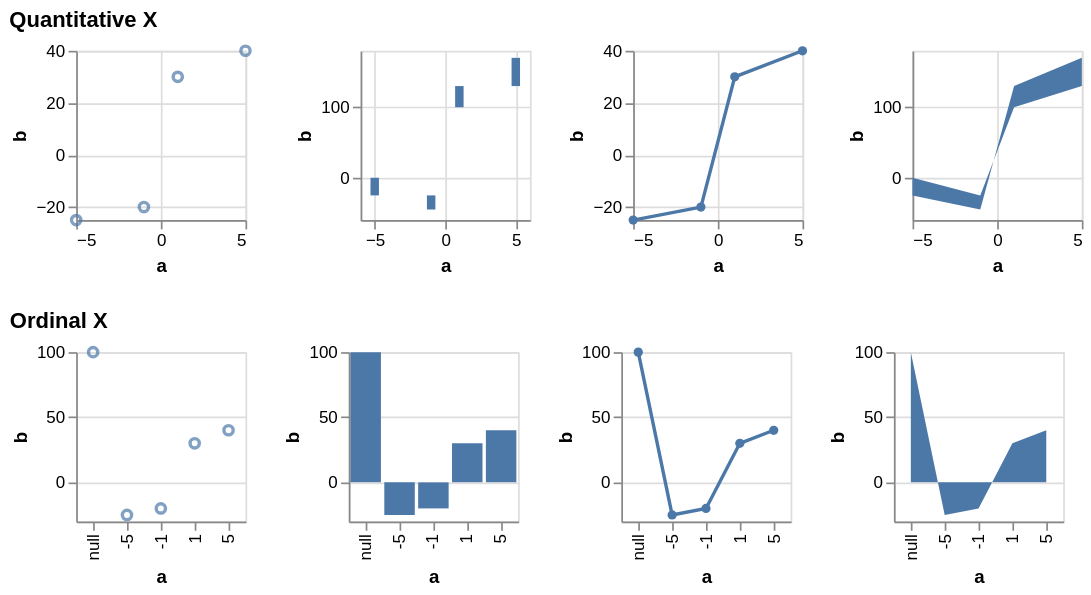

Vega-Lite specification stored for this chart:
### Vega specification from a JSON file in a GitHub repository (floating-point values rounded to 4 significant figures)
{"$schema": "https://vega.github.io/schema/vega/v6.json", "description": "Testing invalid", "background": "white", "padding": 5, "data": [{"name": "source_0", "values": [{"a": null, "b": 100}, {"a": -10, "b": null}, {"a": -5, "b": -25}, {"a": -1, "b": -20}, {"a": 0, "b": null}, {"a": 1, "b": 30}, {"a": 5, "b": 40}, {"a": 10, "b": null}]}, {"name": "data_0", "source": "source_0", "transform": [{"type": "formula", "expr": "toNumber(datum[\"a\"])", "as": "a"}]}, {"name": "data_1", "source": "data_0", "transform": [{"type": "filter", "expr": "isValid(datum[\"a\"]) && isFinite(+datum[\"a\"]) && isValid(datum[\"b\"]) && isFinite(+datum[\"b\"])"}]}, {"name": "data_2", "source": "data_0", "transform": [{"type": "stack", "groupby": [], "field": "b", "sort": {"field": [], "order": []}, "as": ["b_start", "b_end"], "offset": "zero"}, {"type": "filter", "expr": "isValid(datum[\"a\"]) && isFinite(+datum[\"a\"]) && isValid(datum[\"b\"]) && isFinite(+datum[\"b\"])"}]}, {"name": "data_3", "source": "data_0", "transform": [{"type": "stack", "groupby": [], "field": "b", "sort": {"field": [], "order": []}, "as": ["b_start", "b_end"], "offset": "zero"}, {"type": "filter", "expr": "isValid(datum[\"a\"]) && isFinite(+datum[\"a\"]) && isValid(datum[\"b\"]) && isFinite(+datum[\"b\"])"}]}, {"name": "data_4", "source": "data_0", "transform": [{"type": "filter", "expr": "isValid(datum[\"b\"]) && isFinite(+datum[\"b\"])"}]}, {"name": "data_5", "source": "data_0", "transform": [{"type": "stack", "groupby": ["a"], "field": "b", "sort": {"field": [], "order": []}, "as": ["b_start", "b_end"], "offset": "zero"}, {"type": "filter", "expr": "isValid(datum[\"b\"]) && isFinite(+datum[\"b\"])"}]}, {"name": "data_6", "source": "data_0", "transform": [{"type": "impute", "field": "b", "groupby": [], "key": "a", "method": "value", "value": 0}, {"type": "stack", "groupby": ["a"], "field": "b", "sort": {"field": [], "order": []}, "as": ["b_start", "b_end"], "offset": "zero"}, {"type": "filter", "expr": "isValid(datum[\"b\"]) && isFinite(+datum[\"b\"])"}]}], "signals": [{"name": "childHeight", "value": 100}, {"name": "concat_0_childWidth", "value": 100}, {"name": "concat_1_childWidth", "value": 100}], "layout": {"padding": 20, "columns": 1, "bounds": "full", "align": "each"}, "marks": [{"type": "group", "name": "concat_0_group", "title": {"text": "Quantitative X", "anchor": "start"}, "layout": {"padding": 20, "bounds": "full", "align": "each"}, "marks": [{"type": "group", "name": "concat_0_concat_0_group", "style": "cell", "encode": {"update": {"width": {"signal": "concat_0_childWidth"}, "height": {"signal": "childHeight"}}}, "marks": [{"name": "concat_0_concat_0_marks", "type": "symbol", "style": ["point"], "from": {"data": "data_1"}, "encode": {"update": {"opacity": {"value": 0.7}, "fill": {"value": "transparent"}, "stroke": {"value": "#4c78a8"}, "tooltip": {"signal": "{\"a\": format(datum[\"a\"], \"\"), \"b\": format(datum[\"b\"], \"\")}"}, "ariaRoleDescription": {"value": "point"}, "description": {"signal": "\"a: \" + (format(datum[\"a\"], \"\")) + \"; b: \" + (format(datum[\"b\"], \"\"))"}, "x": {"scale": "concat_0_concat_0_x", "field": "a"}, "y": {"scale": "concat_0_concat_0_y", "field": "b"}}}}], "axes": [{"scale": "concat_0_concat_0_x", "orient": "bottom", "gridScale": "concat_0_concat_0_y", "grid": true, "tickCount": {"signal": "ceil(concat_0_childWidth/40)"}, "domain": false, "labels": false, "aria": false, "maxExtent": 0, "minExtent": 0, "ticks": false, "zindex": 0}, {"scale": "concat_0_concat_0_y", "orient": "left", "gridScale": "concat_0_concat_0_x", "grid": true, "tickCount": {"signal": "ceil(childHeight/40)"}, "domain": false, "labels": false, "aria": false, "maxExtent": 0, "minExtent": 0, "ticks": false, "zindex": 0}, {"scale": "concat_0_concat_0_x", "orient": "bottom", "grid": false, "title": "a", "labelFlush": true, "labelOverlap": true, "tickCount": {"signal": "ceil(concat_0_childWidth/40)"}, "zindex": 0}, {"scale": "concat_0_concat_0_y", "orient": "left", "grid": false, "title": "b", "labelOverlap": true, "tickCount": {"signal": "ceil(childHeight/40)"}, "zindex": 0}]}, {"type": "group", "name": "concat_0_concat_1_group", "style": "cell", "encode": {"update": {"width": {"signal": "concat_0_childWidth"}, "height": {"signal": "childHeight"}}}, "marks": [{"name": "concat_0_concat_1_marks", "type": "rect", "style": ["bar"], "from": {"data": "data_2"}, "encode": {"update": {"fill": {"value": "#4c78a8"}, "tooltip": {"signal": "{\"a\": format(datum[\"a\"], \"\"), \"b\": format(datum[\"b\"], \"\")}"}, "ariaRoleDescription": {"value": "bar"}, "description": {"signal": "\"a: \" + (format(datum[\"a\"], \"\")) + \"; b: \" + (format(datum[\"b\"], \"\"))"}, "xc": {"scale": "concat_0_concat_1_x", "field": "a"}, "width": {"value": 5}, "y": {"scale": "concat_0_concat_1_y", "field": "b_end"}, "y2": {"scale": "concat_0_concat_1_y", "field": "b_start"}}}}], "axes": [{"scale": "concat_0_concat_1_x", "orient": "bottom", "gridScale": "concat_0_concat_1_y", "grid": true, "tickCount": {"signal": "ceil(concat_0_childWidth/40)"}, "domain": false, "labels": false, "aria": false, "maxExtent": 0, "minExtent": 0, "ticks": false, "zindex": 0}, {"scale": "concat_0_concat_1_y", "orient": "left", "gridScale": "concat_0_concat_1_x", "grid": true, "tickCount": {"signal": "ceil(childHeight/40)"}, "domain": false, "labels": false, "aria": false, "maxExtent": 0, "minExtent": 0, "ticks": false, "zindex": 0}, {"scale": "concat_0_concat_1_x", "orient": "bottom", "grid": false, "title": "a", "labelFlush": true, "labelOverlap": true, "tickCount": {"signal": "ceil(concat_0_childWidth/40)"}, "zindex": 0}, {"scale": "concat_0_concat_1_y", "orient": "left", "grid": false, "title": "b", "labelOverlap": true, "tickCount": {"signal": "ceil(childHeight/40)"}, "zindex": 0}]}, {"type": "group", "name": "concat_0_concat_2_group", "style": "cell", "encode": {"update": {"width": {"signal": "concat_0_childWidth"}, "height": {"signal": "childHeight"}}}, "marks": [{"name": "concat_0_concat_2_layer_0_marks", "type": "line", "style": ["line"], "sort": {"field": "x"}, "from": {"data": "data_1"}, "encode": {"update": {"stroke": {"value": "#4c78a8"}, "tooltip": {"signal": "{\"a\": format(datum[\"a\"], \"\"), \"b\": format(datum[\"b\"], \"\")}"}, "description": {"signal": "\"a: \" + (format(datum[\"a\"], \"\")) + \"; b: \" + (format(datum[\"b\"], \"\"))"}, "x": {"scale": "concat_0_concat_2_x", "field": "a"}, "y": {"scale": "concat_0_concat_2_y", "field": "b"}}}}, {"name": "concat_0_concat_2_layer_1_marks", "type": "symbol", "style": ["point"], "from": {"data": "data_1"}, "encode": {"update": {"opacity": {"value": 1}, "fill": {"value": "#4c78a8"}, "tooltip": {"signal": "{\"a\": format(datum[\"a\"], \"\"), \"b\": format(datum[\"b\"], \"\")}"}, "ariaRoleDescription": {"value": "point"}, "description": {"signal": "\"a: \" + (format(datum[\"a\"], \"\")) + \"; b: \" + (format(datum[\"b\"], \"\"))"}, "x": {"scale": "concat_0_concat_2_x", "field": "a"}, "y": {"scale": "concat_0_concat_2_y", "field": "b"}}}}], "axes": [{"scale": "concat_0_concat_2_x", "orient": "bottom", "gridScale": "concat_0_concat_2_y", "grid": true, "tickCount": {"signal": "ceil(concat_0_childWidth/40)"}, "domain": false, "labels": false, "aria": false, "maxExtent": 0, "minExtent": 0, "ticks": false, "zindex": 0}, {"scale": "concat_0_concat_2_y", "orient": "left", "gridScale": "concat_0_concat_2_x", "grid": true, "tickCount": {"signal": "ceil(childHeight/40)"}, "domain": false, "labels": false, "aria": false, "maxExtent": 0, "minExtent": 0, "ticks": false, "zindex": 0}, {"scale": "concat_0_concat_2_x", "orient": "bottom", "grid": false, "title": "a", "labelFlush": true, "labelOverlap": true, "tickCount": {"signal": "ceil(concat_0_childWidth/40)"}, "zindex": 0}, {"scale": "concat_0_concat_2_y", "orient": "left", "grid": false, "title": "b", "labelOverlap": true, "tickCount": {"signal": "ceil(childHeight/40)"}, "zindex": 0}]}, {"type": "group", "name": "concat_0_concat_3_group", "style": "cell", "encode": {"update": {"width": {"signal": "concat_0_childWidth"}, "height": {"signal": "childHeight"}}}, "marks": [{"name": "concat_0_concat_3_marks", "type": "area", "style": ["area"], "sort": {"field": "x"}, "from": {"data": "data_3"}, "encode": {"update": {"orient": {"value": "vertical"}, "fill": {"value": "#4c78a8"}, "tooltip": {"signal": "{\"a\": format(datum[\"a\"], \"\"), \"b\": format(datum[\"b\"], \"\")}"}, "description": {"signal": "\"a: \" + (format(datum[\"a\"], \"\")) + \"; b: \" + (format(datum[\"b\"], \"\"))"}, "x": {"scale": "concat_0_concat_3_x", "field": "a"}, "y": {"scale": "concat_0_concat_3_y", "field": "b_end"}, "y2": {"scale": "concat_0_concat_3_y", "field": "b_start"}}}}], "axes": [{"scale": "concat_0_concat_3_x", "orient": "bottom", "gridScale": "concat_0_concat_3_y", "grid": true, "tickCount": {"signal": "ceil(concat_0_childWidth/40)"}, "domain": false, "labels": false, "aria": false, "maxExtent": 0, "minExtent": 0, "ticks": false, "zindex": 0}, {"scale": "concat_0_concat_3_y", "orient": "left", "gridScale": "concat_0_concat_3_x", "grid": true, "tickCount": {"signal": "ceil(childHeight/40)"}, "domain": false, "labels": false, "aria": false, "maxExtent": 0, "minExtent": 0, "ticks": false, "zindex": 0}, {"scale": "concat_0_concat_3_x", "orient": "bottom", "grid": false, "title": "a", "labelFlush": true, "labelOverlap": true, "tickCount": {"signal": "ceil(concat_0_childWidth/40)"}, "zindex": 0}, {"scale": "concat_0_concat_3_y", "orient": "left", "grid": false, "title": "b", "labelOverlap": true, "tickCount": {"signal": "ceil(childHeight/40)"}, "zindex": 0}]}]}, {"type": "group", "name": "concat_1_group", "title": {"text": "Ordinal X", "anchor": "start"}, "layout": {"padding": 20, "bounds": "full", "align": "each"}, "marks": [{"type": "group", "name": "concat_1_concat_0_group", "style": "cell", "encode": {"update": {"width": {"signal": "concat_1_childWidth"}, "height": {"signal": "childHeight"}}}, "marks": [{"name": "concat_1_concat_0_marks", "type": "symbol", "style": ["point"], "from": {"data": "data_4"}, "encode": {"update": {"opacity": {"value": 0.7}, "fill": {"value": "transparent"}, "stroke": {"value": "#4c78a8"}, "tooltip": {"signal": "{\"a\": isValid(datum[\"a\"]) ? datum[\"a\"] : \"\"+datum[\"a\"], \"b\": format(datum[\"b\"], \"\")}"}, "ariaRoleDescription": {"value": "point"}, "description": {"signal": "\"a: \" + (isValid(datum[\"a\"]) ? datum[\"a\"] : \"\"+datum[\"a\"]) + \"; b: \" + (format(datum[\"b\"], \"\"))"}, "x": {"scale": "concat_1_concat_0_x", "field": "a"}, "y": {"scale": "concat_1_concat_0_y", "field": "b"}}}}], "axes": [{"scale": "concat_1_concat_0_y", "orient": "left", "gridScale": "concat_1_concat_0_x", "grid": true, "tickCount": {"signal": "ceil(childHeight/40)"}, "domain": false, "labels": false, "aria": false, "maxExtent": 0, "minExtent": 0, "ticks": false, "zindex": 0}, {"scale": "concat_1_concat_0_x", "orient": "bottom", "grid": false, "title": "a", "labelAlign": "right", "labelAngle": 270, "labelBaseline": "middle", "zindex": 0}, {"scale": "concat_1_concat_0_y", "orient": "left", "grid": false, "title": "b", "labelOverlap": true, "tickCount": {"signal": "ceil(childHeight/40)"}, "zindex": 0}]}, {"type": "group", "name": "concat_1_concat_1_group", "style": "cell", "encode": {"update": {"width": {"signal": "concat_1_childWidth"}, "height": {"signal": "childHeight"}}}, "marks": [{"name": "concat_1_concat_1_marks", "type": "rect", "style": ["bar"], "from": {"data": "data_5"}, "encode": {"update": {"fill": {"value": "#4c78a8"}, "tooltip": {"signal": "{\"a\": isValid(datum[\"a\"]) ? datum[\"a\"] : \"\"+datum[\"a\"], \"b\": format(datum[\"b\"], \"\")}"}, "ariaRoleDescription": {"value": "bar"}, "description": {"signal": "\"a: \" + (isValid(datum[\"a\"]) ? datum[\"a\"] : \"\"+datum[\"a\"]) + \"; b: \" + (format(datum[\"b\"], \"\"))"}, "x": {"scale": "concat_1_concat_1_x", "field": "a"}, "width": {"signal": "max(0.25, bandwidth('concat_1_concat_1_x'))"}, "y": {"scale": "concat_1_concat_1_y", "field": "b_end"}, "y2": {"scale": "concat_1_concat_1_y", "field": "b_start"}}}}], "axes": [{"scale": "concat_1_concat_1_y", "orient": "left", "gridScale": "concat_1_concat_1_x", "grid": true, "tickCount": {"signal": "ceil(childHeight/40)"}, "domain": false, "labels": false, "aria": false, "maxExtent": 0, "minExtent": 0, "ticks": false, "zindex": 0}, {"scale": "concat_1_concat_1_x", "orient": "bottom", "grid": false, "title": "a", "labelAlign": "right", "labelAngle": 270, "labelBaseline": "middle", "zindex": 0}, {"scale": "concat_1_concat_1_y", "orient": "left", "grid": false, "title": "b", "labelOverlap": true, "tickCount": {"signal": "ceil(childHeight/40)"}, "zindex": 0}]}, {"type": "group", "name": "concat_1_concat_2_group", "style": "cell", "encode": {"update": {"width": {"signal": "concat_1_childWidth"}, "height": {"signal": "childHeight"}}}, "marks": [{"name": "concat_1_concat_2_layer_0_marks", "type": "line", "style": ["line"], "sort": {"field": "x"}, "from": {"data": "data_4"}, "encode": {"update": {"stroke": {"value": "#4c78a8"}, "tooltip": {"signal": "{\"a\": isValid(datum[\"a\"]) ? datum[\"a\"] : \"\"+datum[\"a\"], \"b\": format(datum[\"b\"], \"\")}"}, "description": {"signal": "\"a: \" + (isValid(datum[\"a\"]) ? datum[\"a\"] : \"\"+datum[\"a\"]) + \"; b: \" + (format(datum[\"b\"], \"\"))"}, "x": {"scale": "concat_1_concat_2_x", "field": "a"}, "y": {"scale": "concat_1_concat_2_y", "field": "b"}}}}, {"name": "concat_1_concat_2_layer_1_marks", "type": "symbol", "style": ["point"], "from": {"data": "data_4"}, "encode": {"update": {"opacity": {"value": 1}, "fill": {"value": "#4c78a8"}, "tooltip": {"signal": "{\"a\": isValid(datum[\"a\"]) ? datum[\"a\"] : \"\"+datum[\"a\"], \"b\": format(datum[\"b\"], \"\")}"}, "ariaRoleDescription": {"value": "point"}, "description": {"signal": "\"a: \" + (isValid(datum[\"a\"]) ? datum[\"a\"] : \"\"+datum[\"a\"]) + \"; b: \" + (format(datum[\"b\"], \"\"))"}, "x": {"scale": "concat_1_concat_2_x", "field": "a"}, "y": {"scale": "concat_1_concat_2_y", "field": "b"}}}}], "axes": [{"scale": "concat_1_concat_2_y", "orient": "left", "gridScale": "concat_1_concat_2_x", "grid": true, "tickCount": {"signal": "ceil(childHeight/40)"}, "domain": false, "labels": false, "aria": false, "maxExtent": 0, "minExtent": 0, "ticks": false, "zindex": 0}, {"scale": "concat_1_concat_2_x", "orient": "bottom", "grid": false, "title": "a", "labelAlign": "right", "labelAngle": 270, "labelBaseline": "middle", "zindex": 0}, {"scale": "concat_1_concat_2_y", "orient": "left", "grid": false, "title": "b", "labelOverlap": true, "tickCount": {"signal": "ceil(childHeight/40)"}, "zindex": 0}]}, {"type": "group", "name": "concat_1_concat_3_group", "style": "cell", "encode": {"update": {"width": {"signal": "concat_1_childWidth"}, "height": {"signal": "childHeight"}}}, "marks": [{"name": "concat_1_concat_3_marks", "type": "area", "style": ["area"], "sort": {"field": "x"}, "from": {"data": "data_6"}, "encode": {"update": {"orient": {"value": "vertical"}, "fill": {"value": "#4c78a8"}, "tooltip": {"signal": "{\"a\": isValid(datum[\"a\"]) ? datum[\"a\"] : \"\"+datum[\"a\"], \"b\": format(datum[\"b\"], \"\")}"}, "description": {"signal": "\"a: \" + (isValid(datum[\"a\"]) ? datum[\"a\"] : \"\"+datum[\"a\"]) + \"; b: \" + (format(datum[\"b\"], \"\"))"}, "x": {"scale": "concat_1_concat_3_x", "field": "a"}, "y": {"scale": "concat_1_concat_3_y", "field": "b_end"}, "y2": {"scale": "concat_1_concat_3_y", "field": "b_start"}}}}], "axes": [{"scale": "concat_1_concat_3_y", "orient": "left", "gridScale": "concat_1_concat_3_x", "grid": true, "tickCount": {"signal": "ceil(childHeight/40)"}, "domain": false, "labels": false, "aria": false, "maxExtent": 0, "minExtent": 0, "ticks": false, "zindex": 0}, {"scale": "concat_1_concat_3_x", "orient": "bottom", "grid": false, "title": "a", "labelAlign": "right", "labelAngle": 270, "labelBaseline": "middle", "zindex": 0}, {"scale": "concat_1_concat_3_y", "orient": "left", "grid": false, "title": "b", "labelOverlap": true, "tickCount": {"signal": "ceil(childHeight/40)"}, "zindex": 0}]}]}], "scales": [{"name": "concat_0_concat_0_x", "type": "linear", "domain": {"data": "data_1", "field": "a"}, "range": [0, {"signal": "concat_0_childWidth"}], "nice": true, "zero": true}, {"name": "concat_0_concat_0_y", "type": "linear", "domain": {"data": "data_1", "field": "b"}, "range": [{"signal": "childHeight"}, 0], "nice": true, "zero": true}, {"name": "concat_0_concat_1_x", "type": "linear", "domain": {"data": "data_2", "field": "a"}, "range": [0, {"signal": "concat_0_childWidth"}], "nice": true, "zero": false, "padding": 5}, {"name": "concat_0_concat_1_y", "type": "linear", "domain": {"data": "data_2", "fields": ["b_start", "b_end"]}, "range": [{"signal": "childHeight"}, 0], "nice": true, "zero": true}, {"name": "concat_0_concat_2_x", "type": "linear", "domain": {"data": "data_1", "field": "a"}, "range": [0, {"signal": "concat_0_childWidth"}], "nice": true, "zero": false}, {"name": "concat_0_concat_2_y", "type": "linear", "domain": {"data": "data_1", "field": "b"}, "range": [{"signal": "childHeight"}, 0], "nice": true, "zero": true}, {"name": "concat_0_concat_3_x", "type": "linear", "domain": {"data": "data_3", "field": "a"}, "range": [0, {"signal": "concat_0_childWidth"}], "nice": true, "zero": false}, {"name": "concat_0_concat_3_y", "type": "linear", "domain": {"data": "data_3", "fields": ["b_start", "b_end"]}, "range": [{"signal": "childHeight"}, 0], "nice": true, "zero": true}, {"name": "concat_1_concat_0_x", "type": "point", "domain": {"data": "data_4", "field": "a", "sort": true}, "range": [0, {"signal": "concat_1_childWidth"}], "padding": 0.5}, {"name": "concat_1_concat_0_y", "type": "linear", "domain": {"data": "data_4", "field": "b"}, "range": [{"signal": "childHeight"}, 0], "nice": true, "zero": true}, {"name": "concat_1_concat_1_x", "type": "band", "domain": {"data": "data_5", "field": "a", "sort": true}, "range": [0, {"signal": "concat_1_childWidth"}], "paddingInner": 0.1, "paddingOuter": 0.05}, {"name": "concat_1_concat_1_y", "type": "linear", "domain": {"data": "data_5", "fields": ["b_start", "b_end"]}, "range": [{"signal": "childHeight"}, 0], "nice": true, "zero": true}, {"name": "concat_1_concat_2_x", "type": "point", "domain": {"data": "data_4", "field": "a", "sort": true}, "range": [0, {"signal": "concat_1_childWidth"}], "padding": 0.5}, {"name": "concat_1_concat_2_y", "type": "linear", "domain": {"data": "data_4", "field": "b"}, "range": [{"signal": "childHeight"}, 0], "nice": true, "zero": true}, {"name": "concat_1_concat_3_x", "type": "point", "domain": {"data": "data_6", "field": "a", "sort": true}, "range": [0, {"signal": "concat_1_childWidth"}], "padding": 0.5}, {"name": "concat_1_concat_3_y", "type": "linear", "domain": {"data": "data_6", "fields": ["b_start", "b_end"]}, "range": [{"signal": "childHeight"}, 0], "nice": true, "zero": true}], "config": {"mark": {"tooltip": true}}}
